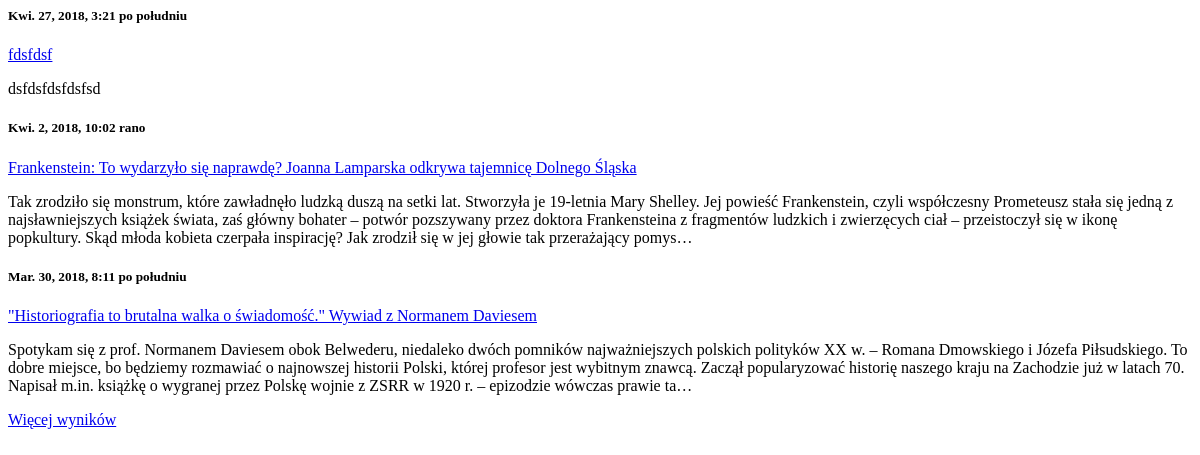
Page /artykuly/ on the earlier database version.
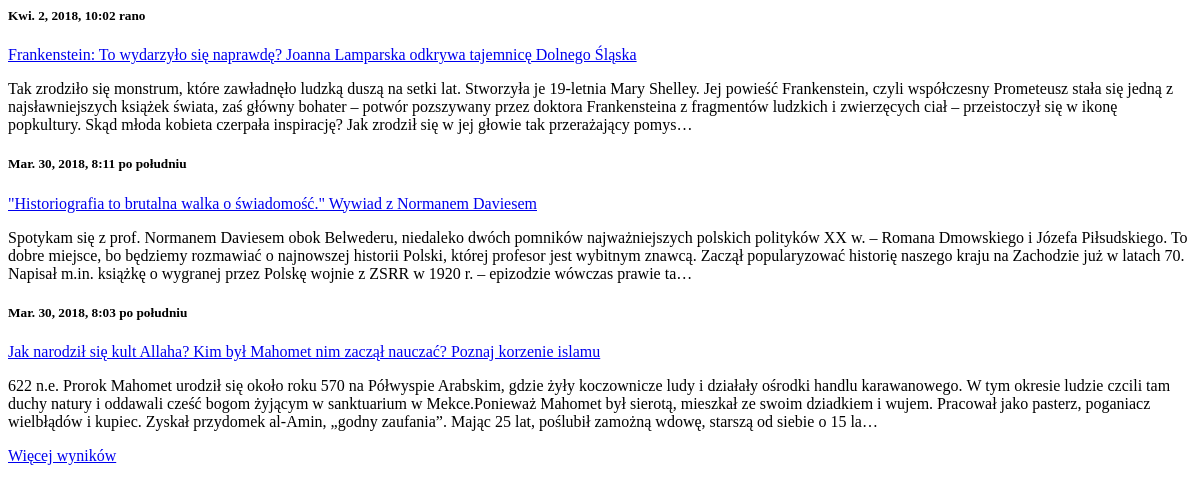
Same page on the later database version.
### posts/models.py (models this page shows, shortened)
class Post(models.Model):
	title = models.CharField(max_length=300)
	slug = models.SlugField(unique=True)
	content = models.TextField()
	updated = models.DateTimeField(auto_now=True, auto_now_add=False)
	timestamp = models.DateTimeField(auto_now=False, auto_now_add=True)
	def get_absolute_url(self):
		return reverse("posts:detail", kwargs={"slug": self.slug})
	class Meta:
		ordering = ["-timestamp", "-updated"]

### posts/views.py (the view)
# urls.py: url(r'^artykuly/$', posts_list, name="list"),
def posts_list(request):
	queryset = Post.objects.all()
	query = request.GET.get("q")
	if query:
		queryset = queryset.filter(
						Q(title__icontains=query) |
						Q(content__icontains=query)
						).distinct()
	context = {
		"object_list": queryset
	}
	return render(request, "post_list.html", context)

### static/el_pagination/paginators.py (called while the page is built)
    def get_current_per_page(self, number):
        return self.first_page if number == 1 else self.per_page

    def page(self, number):
        number = self.validate_number(number)
        if number == 1:
            bottom = 0
        else:
            bottom = ((number - 2) * self.per_page + self.first_page)
        top = bottom + self.get_current_per_page(number)
        if top + self.orphans >= self.count:
            top = self.count
        return CustomPage(self.object_list[bottom:top], number, self)

    def _get_num_pages(self):
        if self._num_pages is None:
            if self.count == 0 and not self.allow_empty_first_page:
                self._num_pages = 0
            else:
                hits = max(0, self.count - self.orphans - self.first_page)
                try:
                    self._num_pages = int(ceil(hits / float(self.per_page))) + 1
                except ZeroDivisionError:
                    self._num_pages = 0  # fallback to a safe value
        return self._num_pages

### static/el_pagination/templatetags/el_pagination_tags.py (called while the page is built, shortened)
@register.tag
def paginate(parser, token, paginator_class=None):
    try:
        tag_name, tag_args = token.contents.split(None, 1)
    except ValueError:
        msg = '%r tag requires arguments' % token.contents.split()[0]
        raise template.TemplateSyntaxError(msg)
    match = PAGINATE_EXPRESSION.match(tag_args)
    if match is None:
        msg = 'Invalid arguments for %r tag' % tag_name
        raise template.TemplateSyntaxError(msg)
    kwargs = match.groupdict()
    objects = kwargs.pop('objects')
    return PaginateNode(paginator_class, objects, **kwargs)

@register.inclusion_tag('el_pagination/show_more.html', takes_context=True)
def show_more(context, label=None, loading=settings.LOADING, class_name=None):
    data = utils.get_data_from_context(context)
    page = data['page']
    if page.has_next():
        request = context['request']
        page_number = page.next_page_number()
        querystring_key = data['querystring_key']
        querystring = utils.get_querystring_for_page(
            request, page_number, querystring_key,
            default_number=data['default_number'])
        return {
            'label': label,
            'loading': loading,
            'class_name': class_name,
            'path': iri_to_uri(data['override_path'] or request.path),
            'querystring': querystring,
            'querystring_key': querystring_key,
            'request': request,
        }
    return {}

### templates/post_list.html (shortened to what this page needs)
{% load el_pagination_tags %}
	{% for obj in object_list %}
		<div class="article">
			<h5>{{ obj.timestamp }}</h5>
			<div class="art-title"><a href="{{ obj.get_absolute_url }}">{{ obj.title }} </a></div>
			<p>{{ obj.content|safe|truncatechars_html:500 }}</p>
		</div>
	{% endfor %}
	{% show_more "Więcej wyników" "ładowanie" %}

### static/el_pagination/templates/el_pagination/show_more.html (shortened to what this page needs)
{% load i18n %}
{% if querystring %}
    <div class="endless_container">
        <a class="endless_more{% if class_name %} {{ class_name }}{% endif %}" href="{{ path }}{{ querystring }}"
            data-el-querystring-key="{{ querystring_key }}">{% if label %}{{ label|safe }}{% else %}{% trans "more" %}{% endif %}</a>
    </div>
{% endif %}

Differences in the rows shown:
removed Post: timestamp "Kwi. 27, 2018, 3:21 po południu", title "fdsfdsf", content "dsfdsfdsfdsfsd"
now on this page (row unchanged): Post: timestamp "Mar. 30, 2018, 8:03 po południu", title "Jak narodził się kult Allaha? Kim był Mahomet nim zaczął nauczać? Poznaj korzenie islamu", content "622 n.e. Prorok Mahomet urodził się około roku 570 na Półwyspie Arabskim, gdzie żyły koczownicze ludy i działały ośrodki handlu karawanowego. W tym okresie ludzie czcili tam duchy natury i oddawali cześć bogom żyjącym w sanktuarium w Mekce. Ponieważ Mahomet był sierotą, mieszkał ze swoim dziadkiem i wujem. Pracował jako pasterz, poganiacz wielbłądów i kupiec. Zyskał przydomek al-Amin, „godny zaufania”. Mając 25 lat, poślubił zamożną wdowę, starszą od siebie o 15 la…"
